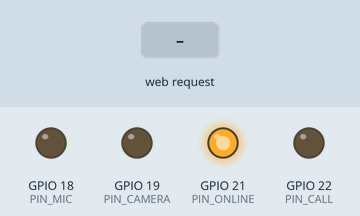
Recording of a sketch running on a simulated ESP32. On the bench: output pins drawn as LEDs (lit = HIGH). Inputs (shaded band) come from the test bench. WiFi joins after 1.5 s; servers stay silent unless stated; what the sketch prints to the serial monitor is not drawn.

Above: at 2.7 s.
2.8 s: HTTP request GET /update?call=1 received
At 3.6 s:
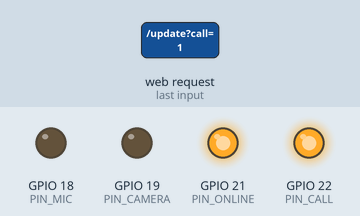
5.8 s: HTTP request GET /update?mic=1 received
At 7.0 s:
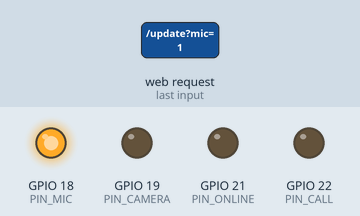
7.3 s: HTTP request GET /update?camera=1 received
At 8.2 s:
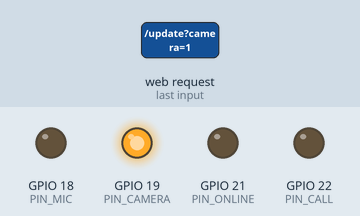
8.8 s: HTTP request GET /update?call=1&mic=1&camera=1 received
At 9.3 s:
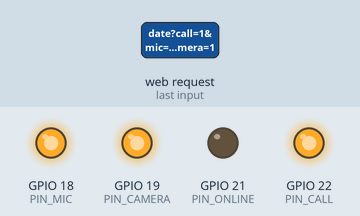
10.3 s: HTTP request GET /heartbeat received
At 11.5 s:
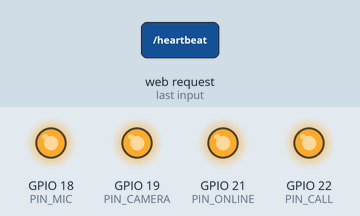
11.8 s: HTTP request GET /update received
At 14.0 s:
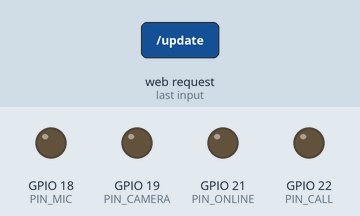
Timing chart, 0 to 15.5 s (numbered marks = the images above; inputs shaded):
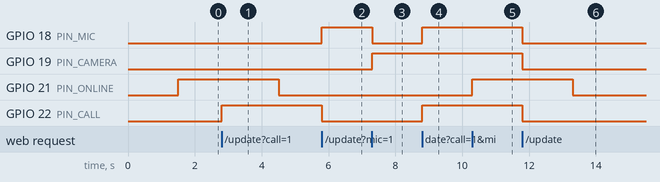

The sketch:

teams_box_server.ino
```cpp
#include <WiFi.h>
#include <WebServer.h>

//WiFi credentials
const char* ssid     = ""; //Your Wifi ssid
const char* password = ""; //Your Wifi password

//LED pins
const int PIN_ONLINE = 21;
const int PIN_CALL   = 22;
const int PIN_MIC    = 18;
const int PIN_CAMERA = 19;

// Heartbeat Watchdog
unsigned long lastHeartbeat = 0;
const unsigned long WATCHDOG_TIMEOUT = 3000;

WebServer server(80);

void handleHeartbeat() {
  lastHeartbeat = millis();
  server.send(200, "text/plain", "OK");
 }

void handleUpdate() {
 bool call   = server.arg("call")   == "1";
 bool mic    = server.arg("mic")    == "1";
 bool camera = server.arg("camera") == "1";

 Serial.printf("[update] call=%d mic=%d camera=%d\n", call, mic, camera);

 digitalWrite(PIN_CALL,   call   ? HIGH : LOW);
 digitalWrite(PIN_MIC,    mic    ? HIGH : LOW);
 digitalWrite(PIN_CAMERA, camera ? HIGH : LOW);

 server.send(200, "text/plain", "ok");
 }


void setup() {
  Serial.begin(115200);

  pinMode(PIN_ONLINE, OUTPUT);
  pinMode(PIN_CALL,   OUTPUT);
  pinMode(PIN_MIC,    OUTPUT);
  pinMode(PIN_CAMERA, OUTPUT);

  //Connect to WiFi
  Serial.printf("Connection to %s", ssid);
  WiFi.begin(ssid, password);
  while (WiFi.status() != WL_CONNECTED) {
    delay(500);
    Serial.print(".");
    }

  Serial.println(" connected!");
  Serial.print("IP address:");
  Serial.println(WiFi.localIP());

  //Register endpoints
  server.on("/heartbeat", handleHeartbeat);
  server.on("/update",    handleUpdate);
  server.begin();

  lastHeartbeat = millis();
  Serial.println("Server started!");
}

void loop() {
  server.handleClient();

  //Heartbeat check
  if (millis() - lastHeartbeat > WATCHDOG_TIMEOUT) {
    digitalWrite(PIN_ONLINE, LOW);
    } else {
    digitalWrite(PIN_ONLINE, HIGH);
    }

}
```

Measured:
- after the input at 2.8 s, GPIO 22 (PIN_CALL): LOW → HIGH at once
- after the input at 5.8 s, GPIO 18 (PIN_MIC): LOW → HIGH at once; GPIO 22 (PIN_CALL): HIGH → LOW at once
- after the input at 7.3 s, GPIO 18 (PIN_MIC): HIGH → LOW at once; GPIO 19 (PIN_CAMERA): LOW → HIGH at once
- after the input at 8.8 s, GPIO 18 (PIN_MIC), GPIO 22 (PIN_CALL): LOW → HIGH at once
- after the input at 10.3 s, GPIO 21 (PIN_ONLINE): LOW → HIGH at once
- after the input at 11.8 s, GPIO 18 (PIN_MIC), GPIO 19 (PIN_CAMERA), GPIO 22 (PIN_CALL): HIGH → LOW at once
